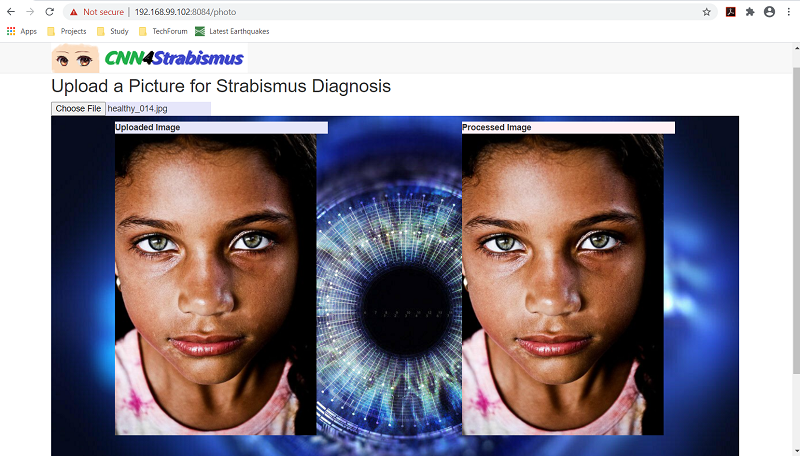
#> input picture Photo.png, 800 x 456 px
$ python pre-process.py Photo.png
#> lines starting #> are read from the running program, lines starting #| are printed output that depends on the picture
#!/usr/bin/python
import os, cv2
import numpy as np
import matplotlib.pyplot as plt
import argparse


class PreProcess(object):

    class Region:

        def __init__(self, left: int=0, top: int=0, right: int=0, bottom: int=0, debug: bool=False):
            if right < left:
                raise ValueError(f'Coordinate Error: right {right} is less than left {left}!')
            if bottom < top:
                raise ValueError(f'Coordinate Error: bottom {bottom} is less than top {top}!')
            self.debug  = debug
            self.left   = left
            self.top    = top
            self.right  = right
            self.bottom = bottom

        def get_height(self) -> int:
            return self.bottom - self.top

        def get_width(self) -> int:
            return self.right - self.left

        def shift_vert(self, displacement: int=0) -> bool:
            if (self.bottom + displacement) < 0 or \
               (self.top    + displacement) < 0:
                return False
            self.bottom += displacement
            self.top    += displacement
            return True

        def shift_hori(self, displacement: int=0) -> bool:
            if (self.left  + displacement) < 0 or \
               (self.right + displacement) < 0:
                return False
            self.left  += displacement
            self.right += displacement
            return True

        def is_empty(self) -> bool:
            return self.left   == 0 and \
                    self.right  == 0 and \
                   self.bottom == 0 and \
                   self.top    == 0

        def union(self, left: int, top: int, right: int, bottom: int) -> None:
            if self.debug:
                print(f'origin region: ({self.left}, {self.top}, {self.right}, {self.bottom})')
                print(f'new region: ({left}, {top}, {right}, {bottom})')
            if self.left > left:
                self.left = left
            if self.top > top:
                self.top = top
            if self.right < right:
                self.right = right
            if self.bottom < bottom:
                self.bottom = bottom
            if self.debug:
                print(f'merged region: ({self.left}, {self.top}, {self.right}, {self.bottom})')

        def contains(self, region) -> bool:
            return self.left   <= region.left  and \
                   self.right  >= region.right and \
                   self.top    <= region.top   and \
                   self.bottom >= region.bottom

    def __init__(self, input_file: str, debug: bool=False):
        if not os.path.isfile(input_file):
            raise Exception(f'Error: input file "{input_file}" is not found!')
        self.file = input_file
        self.debug = debug
        try:
            self.raw_image = cv2.imread(input_file)
            self.rgb_image = cv2.cvtColor(self.raw_image, cv2.COLOR_BGR2RGB)
            self.gry_image = self.rgb_image[:,:,0]
        except:
            raise Exception(f'Error: loading image {input_file} failed!')
        self.eye_cascade = cv2.CascadeClassifier('haarcascade_eye.xml')
        if self.debug:
            plt.subplot(3,1,1)
            plt.imshow(self.raw_image)
            plt.subplot(3,1,2)
            plt.imshow(self.rgb_image)
            plt.subplot(3,1,3)
            plt.imshow(self.gry_image, cmap='gray')
            plt.show()
        height, width, _ = self.raw_image.shape
        self.raw_image_region = self.Region(0, 0, width, height, self.debug)
        self.raw_eye_region   = self.Region()
        self.locate_eye_region()
        self.crop_eye_region()

    def plot_subregion(self, sub_region) -> None:
        if not self.raw_eye_region.contains(sub_region):
            print(f'Warning: the region ({sub_region.left}, {sub_region.top}, ' +
                  f'{sub_region.right}, {sub_region.bottom}) is not completely ' +
                  f'inside the region ({self.raw_eye_region.left}, {self.raw_eye_region.top}, ' +
                  f'{self.raw_eye_region.right}, {self.raw_eye_region.bottom})!')
        rgb_image = self.rgb_image.copy()
        pt1       = (sub_region.left, sub_region.top)
        pt2       = (sub_region.right, sub_region.bottom)
        color     = (0, 255, 0)
        thickness = self.raw_eye_region.get_width() // 50
        cv2.rectangle(rgb_image, pt1, pt2, color, thickness)
        plt.imshow(rgb_image)
        plt.show()

    def locate_eye_region(self) -> bool:
        if self.gry_image is None:
            raise Exception('Error: image is None!')
        eyes = self.eye_cascade.detectMultiScale(self.gry_image)
        if len(eyes) == 0:
            print(f'Warning: no eye is detected in {self.file}!')
            return False
        for eye in eyes:
            x,y,w,h = eye
            if self.raw_eye_region.is_empty():
                self.raw_eye_region = self.Region(x, y, x+w, y+h, self.debug)
            else:
                self.raw_eye_region.union(x, y, x+w, y+h)
        if self.debug:
            self.plot_subregion(self.raw_eye_region)
        return True

    def crop_eye_region(self) -> None:
        dw = self.raw_eye_region.get_width() // 10
        left   = max(0, self.raw_eye_region.left - dw)
        right  = min(self.raw_eye_region.right + dw, self.raw_image_region.right)
        top    = self.raw_eye_region.top
        bottom = self.raw_eye_region.bottom
        self.rgb_image_cropped = self.rgb_image[top:bottom, left:right, :]
        if self.debug:
            plt.imshow(self.rgb_image_cropped)
            plt.show()

def test_main():
    parser = argparse.ArgumentParser(description='Pre-processing raw image')
    parser.add_argument('image_file', type=str, help='input image file')
    args = parser.parse_args()
    input_file = args.image_file
    prep = PreProcess(input_file, True)
#> in __init__, self.raw_image is the input picture: shape (456, 800, 3); mean B, G, R 147, 137.7, 146.2
#> in __init__, `self.gry_image = self.rgb_image[:,:,0]`:
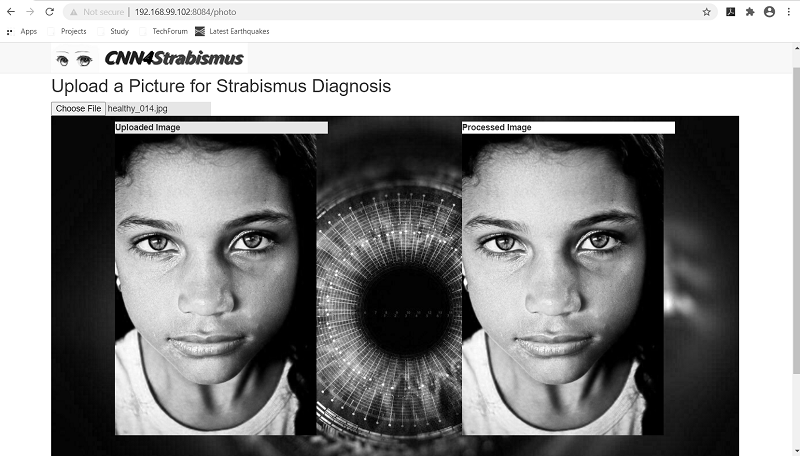
#> self.gry_image: shape (456, 800); min 0, max 255, mean 146.2
#> in __init__, `plt.show()`:
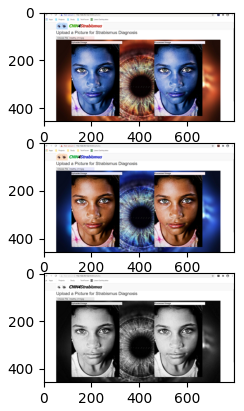
#> figure drawn by matplotlib, 3 panels; B, G, R data is drawn as R, G, B
#> in locate_eye_region, `eyes = self.eye_cascade.detectMultiScale(self.gry_image)`: eyes = [[565, 212, 59, 59], [124, 214, 57, 57], [218, 210, 62, 62], [473, 217, 54, 54]]
#> the loop in locate_eye_region, `for eye in eyes:` made 4 passes
#> (x, y, w, h) on pass 1: (565, 212, 59, 59)
#> (x, y, w, h) on pass 2: (124, 214, 57, 57)
#| origin region: (565, 212, 624, 271)
#| new region: (124, 214, 181, 271)
#| merged region: (124, 212, 624, 271)
#| origin region: (124, 212, 624, 271)
#| new region: (218, 210, 280, 272)
#| merged region: (124, 210, 624, 272)
#| origin region: (124, 210, 624, 272)
#| new region: (473, 217, 527, 271)
#| merged region: (124, 210, 624, 272)
#> in plot_subregion, `pt1       = (sub_region.left, sub_region.top)`: pt1 = (124, 210)
#> in plot_subregion, `pt2       = (sub_region.right, sub_region.bottom)`: pt2 = (624, 272)
#> in plot_subregion, `thickness = self.raw_eye_region.get_width() // 50`: thickness = 10
#> in plot_subregion, `cv2.rectangle(rgb_image, pt1, pt2, color, thickness)`:
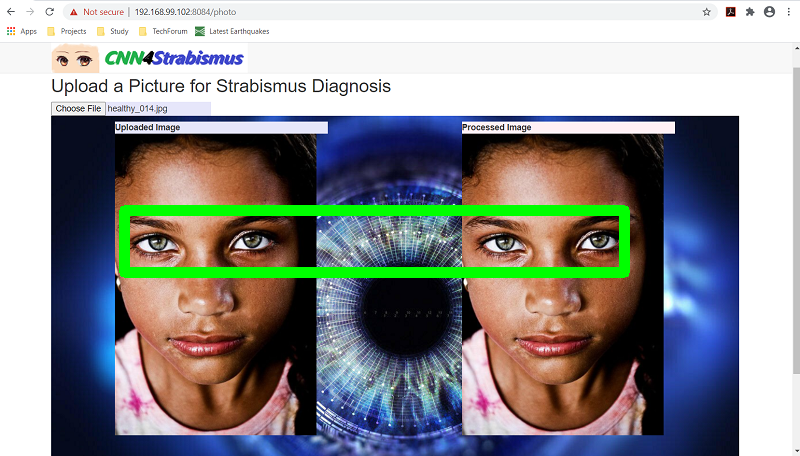
#> rgb_image: shape (456, 800, 3); mean R, G, B 141.5, 142.8, 143.7
#> in crop_eye_region, `dw = self.raw_eye_region.get_width() // 10`: dw = 50
#> in crop_eye_region, `left   = max(0, self.raw_eye_region.left - dw)`: left = 74
#> in crop_eye_region, `right  = min(self.raw_eye_region.right + dw, self.raw_image_region.rig..`: right = 674
#> in crop_eye_region, `top    = self.raw_eye_region.top`: top = 210
#> in crop_eye_region, `bottom = self.raw_eye_region.bottom`: bottom = 272
#> in crop_eye_region, `self.rgb_image_cropped = self.rgb_image[top:bottom, left:right, :]`:
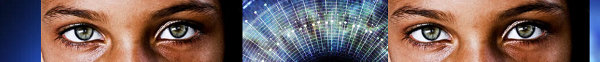
#> self.rgb_image_cropped: shape (62, 600, 3); mean R, G, B 114.5, 92.6, 90.2

if __name__ == '__main__':
    test_main()
